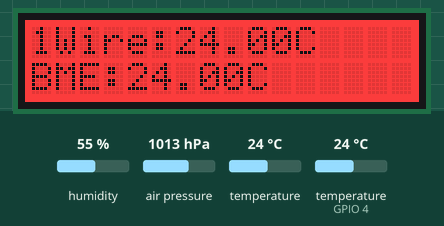
This sketch was run on a simulated ESP32. On the bench: 16×2 character LCD. The inputs (shaded band) are chosen by the test bench; at power-on: temperature 24 °C, temperature (sensor on GPIO 4) 24 °C, humidity 55 %, air pressure 1013 hPa. WiFi joins after 1.5 s; servers stay silent unless stated; no radio packets arrive unless stated; what the sketch prints to the serial monitor is not drawn.

Above: at 2.9 s.
3.0 s: temperature (sensor 0) set to 0 °C
At 16.4 s:
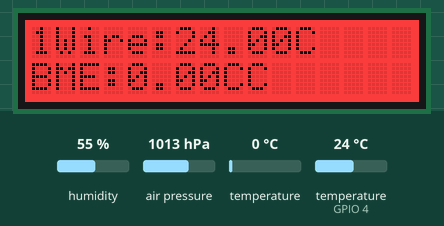
16.7 s: temperature (sensor on GPIO 4) set to 0 °C
At 29.0 s:
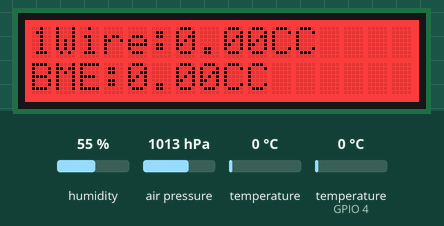
29.5 s: temperature (sensor 0) set to 12 °C
At 41.8 s:
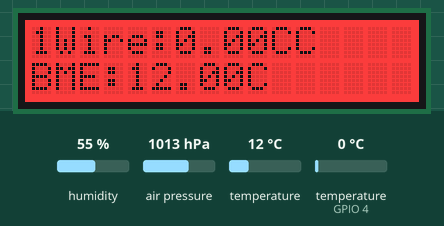
42.4 s: temperature (sensor on GPIO 4) set to 12 °C
At 54.5 s:
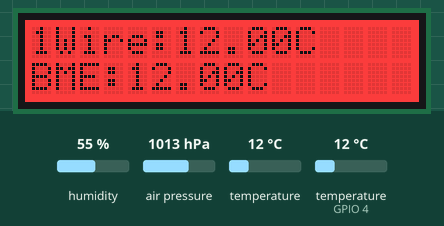
55.2 s: temperature (sensor 0) set to 19 °C
At 67.3 s:
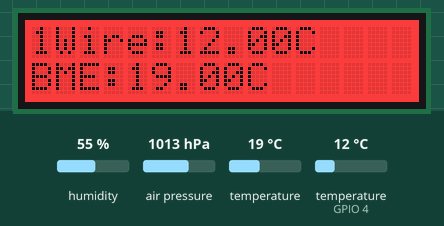
68.1 s: temperature (sensor on GPIO 4) set to 19 °C
At 80.0 s:
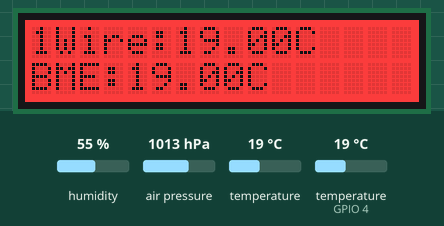
Timing chart, 0 to 81.5 s (numbered marks = the images above; inputs shaded):
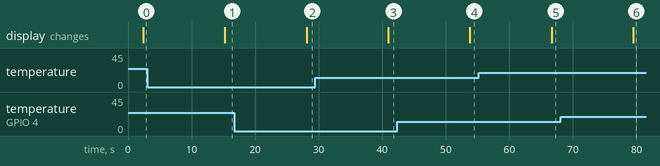

The sketch:

first_esp32.ino
```cpp
//First ESP32:
//Webserver, I2C, LoRa transmitter:


#include <Wire.h>
#include "rgb_lcd.h"
#include <OneWire.h>
#include <DallasTemperature.h>
#include <WiFi.h>
#include <SPI.h>
#include <Adafruit_Sensor.h>
#include <Adafruit_BME280.h>
#include <LoRa.h>

// LCD Setup
rgb_lcd lcd;
const int colorR = 255;
const int colorG = 0;
const int colorB = 0;

// One-Wire and DS18B20 Setup
#define ONE_WIRE_BUS 4
OneWire oneWire(ONE_WIRE_BUS);
DallasTemperature sensors(&oneWire);

// BME280 Setup
Adafruit_BME280 bme; // I2C

// Wi-Fi Credentials
const char* ssid = "Manya's S23";
const char* password = "63wx4pafuuf86tk";
WiFiServer server(80);

// LoRa Pins
#define ss 5
#define rst 0
#define dio0 2

// Global Variables
unsigned long delayTime;
int counter = 0;

void setup() {
  // Serial Monitor Setup
  Serial.begin(115200); //baud rate

  // LCD Setup
  lcd.begin(16, 2); //position
  lcd.setRGB(colorR, colorG, colorB);

  // DS18B20 Setup
  sensors.begin();

  // BME280 Setup
  if (!bme.begin()) {
    Serial.println("Could not find a valid BME280 sensor, check wiring!");
    while (1);
  }

  // Wi-Fi Setup
  Serial.print("Connecting to Wi-Fi");
  WiFi.begin(ssid, password);
  while (WiFi.status() != WL_CONNECTED) { //if the wifi is not connected
    delay(500);
    Serial.print(".");
  }
  Serial.println("\nWi-Fi connected!");
  Serial.println("IP Address: ");
  Serial.println(WiFi.localIP());
  server.begin();

  // LoRa Setup
  LoRa.setPins(ss, rst, dio0);
  while (!LoRa.begin(866E6)) { //setting the freqeuncy
    Serial.println(".");
    delay(500);
  }
  LoRa.setSyncWord(0x5F); //sync word
  Serial.println("LoRa initialized OK");
}

void loop() {
  // Read DS18B20 Temperature
  sensors.requestTemperatures();
  float oneWireTemp = sensors.getTempCByIndex(0);

  // Read BME280 Sensor Data
  float bmeTemp = bme.readTemperature();
  float pressure = bme.readPressure() / 100.0F;
  float humidity = bme.readHumidity();

  // Display on LCD
  lcd.setCursor(0, 0); //position
  lcd.print("1Wire:");
  lcd.print(oneWireTemp); //one wire temperature
  lcd.print("C");
  lcd.setCursor(0, 1); //position in next line
  lcd.print("BME:");
  lcd.print(bmeTemp); //BME280 temperature
  lcd.print("C");
  delay(2000);

  // Server Web Page
  WiFiClient client = server.available();
  if (client) {
    while (client.connected() && !client.available()) {
      delay(1);
    }
    client.readString();
    client.println("HTTP/1.1 200 OK");
    client.println("Content-type:text/html");
    client.println("Connection: close");
    client.println();

    //HTML for webserver

        //page title
        client.println("<!DOCTYPE html>");
        client.println("<html>");
        client.println("<head>");
        client.println("<meta charset=\"UTF-8\">");
        client.println("<meta name=\"viewport\" content=\"width=device-width, initial-scale=1\">");
        client.println("<style>body { font-family: Arial, sans-serif; text-align: center; margin-top: 50px; }</style>");
        client.println("</head>");
        client.println("<body>");
        client.println("<h1>Weather Station</h1>");

        //displaying the temperature
        client.println("<p><strong>One-Wire Temperature:</strong> " + String(oneWireTemp) + " &#8451;</p>");
        client.println("<p><strong>BME280 Temperature:</strong> " + String(bmeTemp) + " &#8451;</p>");
        client.println("<p><strong>Pressure:</strong> " + String(pressure) + " hPa</p>");
        client.println("<p><strong>Humidity:</strong> " + String(humidity) + " %</p>");
        client.println("</body>");
        client.println("</html>");
        client.stop();
  }

  // Send Data via LoRa
  LoRa.beginPacket();
  LoRa.print("1Wire Temp: ");
  LoRa.print(oneWireTemp);
  LoRa.print("C, BME Temp: ");
  LoRa.print(bmeTemp);
  LoRa.print("C, Pressure: ");
  LoRa.print(pressure);
  LoRa.print(" hPa, Humidity: ");
  LoRa.print(humidity);
  LoRa.print(" %");
  LoRa.endPacket();
  counter++;

  delay(10000); // Delay between LoRa transmissions
}
```

Measured:
- after the input at 3.0 s, the display: changes after 12.2 s (image 1)
- after the input at 16.7 s, the display: changes after 11.4 s (image 2)
- after the input at 29.5 s, the display: changes after 11.4 s (image 3)
- after the input at 42.4 s, the display: changes after 11.4 s (image 4)
- after the input at 55.2 s, the display: changes after 11.4 s (image 5)
- after the input at 68.1 s, the display: changes after 11.4 s (image 6)
